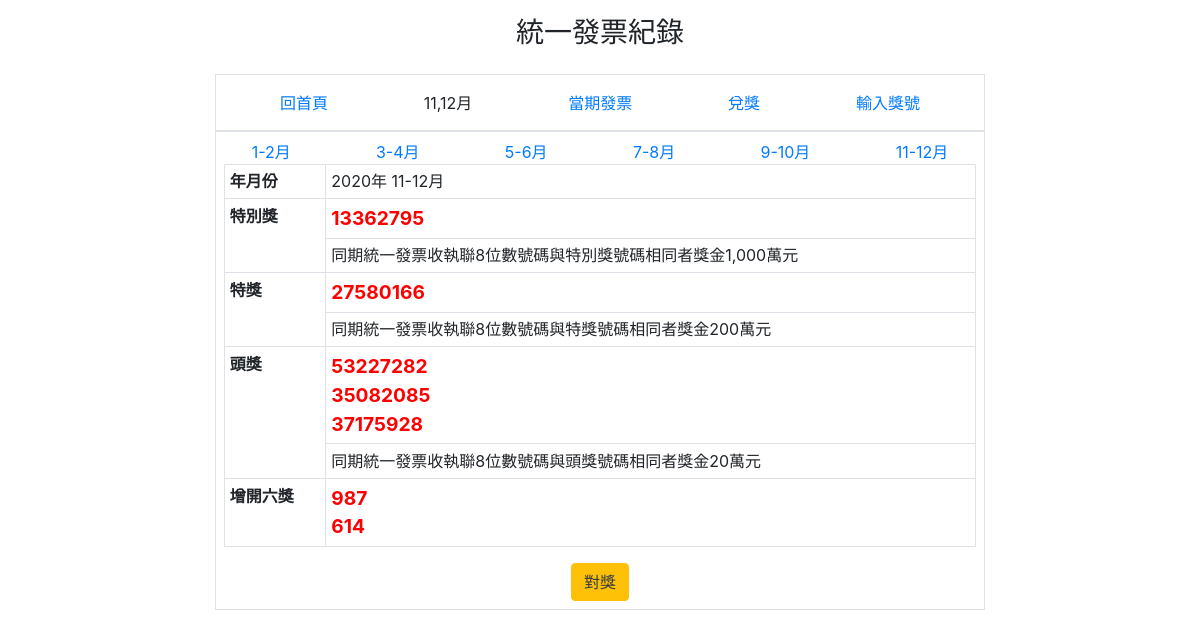
Page /?do=award_numbers on the committed database.
### tables this page shows
CREATE TABLE `award_numbers` (
  `id` int(11) UNSIGNED NOT NULL,
  `year` year(4) NOT NULL,
  `period` tinyint(1) NOT NULL,
  `number` varchar(8) NOT NULL,
  `type` tinyint(1) NOT NULL
);

### award_numbers.php (the view, shortened to what this page needs)
<?php
include_once "base.php";
if (isset($_GET['pd'])) {
    $year = explode("-", $_GET['pd'])[0];
    $period = explode("-", $_GET['pd'])[1];
} else {
    $get_news = $pdo->query("SELECT * FROM `award_numbers` order by year desc ,period desc limit 1")->fetch();
    $year = $get_news['year'];
    $period = $get_news['period'];
}
$awards = $pdo->query("select * from award_numbers where year='$year' && period='$period'")->fetchAll();
$special = "";
$grand = "";
$first = [];
$six = [];
foreach ($awards as $aw) {
    switch ($aw['type']) {
        case 1:
            $special = $aw['number'];
            break;
        case 2:
            $grand = $aw['number'];
            break;
        case 3:
            $first[] = $aw['number'];
            break;
        case 4:
            $six[] = $aw['number'];
            break;
    }
}
?>
<div class="row list-inline justify-content-around">
    <li><a href="?do=award_numbers&pd=2020-1">1-2月</a></li>
    <li><a href="?do=award_numbers&pd=2020-2">3-4月</a></li>
    <li><a href="?do=award_numbers&pd=2020-3">5-6月</a></li>
    <li><a href="?do=award_numbers&pd=2020-4">7-8月</a></li>
    <li><a href="?do=award_numbers&pd=2020-5">9-10月</a></li>
    <li><a href="?do=award_numbers&pd=2020-6">11-12月</a></li>
</div>
<table class="table table-bordered table-sm" summary="統一發票中獎號碼單">
    <tbody>
        <tr>
            <th id="months">年月份</th>
            <td headers="months" class="title">
                <?= $year ?>年
                <?php
                $month = [
                    1 => "1-2",
                    2 => "3-4",
                    3 => "5-6",
                    4 => "7-8",
                    5 => "9-10",
                    6 => "11-12"
                ];
                echo $month[$period];
                ?>月
            </td>
        </tr>
        <tr>
            <th id="specialPrize" rowspan="2">特別獎</th>
            <td headers="specialPrize" class="number">
                <?= $special; ?>
            </td>
        </tr>
        <tr>
            <td headers="specialPrize"> 同期統一發票收執聯8位數號碼與特別獎號碼相同者獎金1,000萬元 </td>
        </tr>
        <tr>
            <th id="grandPrize" rowspan="2">特獎</th>
            <td headers="grandPrize" class="number">
                <?= $grand; ?>
            </td>
        </tr>
        <tr>
            <td headers="grandPrize"> 同期統一發票收執聯8位數號碼與特獎號碼相同者獎金200萬元 </td>
        </tr>
        <tr>
            <th id="firstPrize" rowspan="2">頭獎</th>
            <td headers="firstPrize" class="number">
                <?php
                foreach ($first as $f) {
                    echo $f . "<br>";
                }
                ?>
            </td>
        </tr>
        <tr>
            <td headers="firstPrize"> 同期統一發票收執聯8位數號碼與頭獎號碼相同者獎金20萬元 </td>
        </tr>
        <tr>
            <th id="addSixPrize">增開六獎</th>
            <td headers="addSixPrize" class="number">
                <?php
                foreach ($six as $s) {
                    echo $s . "<br>";
                }
                ?>
            </td>
        </tr>
    </tbody>
</table>
<button class="btn btn-warning mx-auto">
    <a href="?do=all_awards&year=<?=$year;?>&period=<?=$period;?>" class="text-dark">對獎</a>
</button>

### index.php (style rules this page uses)
.number { font-size:1.2rem; color:red; font-weight:bolder; }

### rows in the picture
award_numbers: year "2020", period "11-12", number "27580166"
award_numbers: number "13362795"

### other values in the picture
$f "53227282"
$f "35082085"
$f "37175928"
$s "987"
$s "614"
